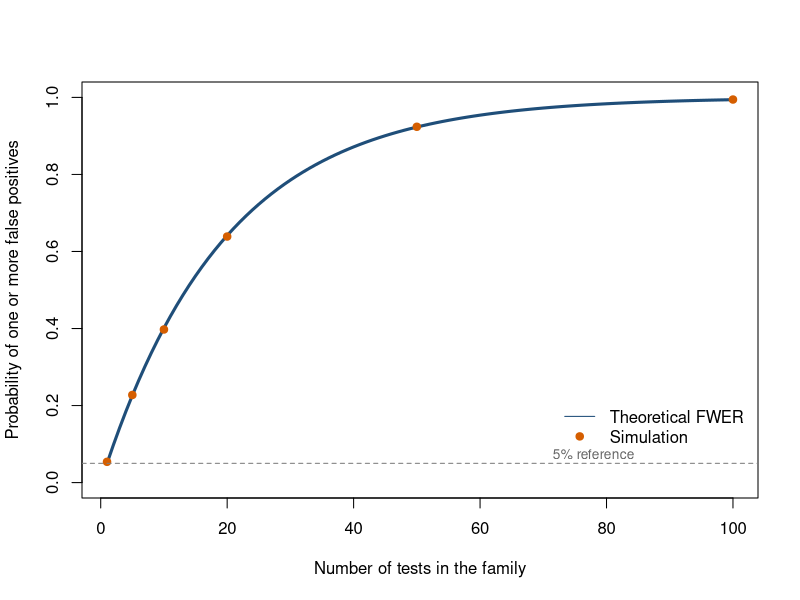

Generate this figure with R:
## ---- chunk 1
#| label: setup
#| include: false
knitr::opts_chunk$set(
  echo = TRUE,
  message = FALSE,
  warning = FALSE,
  fig.align = "center",
  fig.width = 7,
  fig.height = 4.5
)
## ---- chunk 2
#| label: fig-fwer-growth
#| fig-cap: "The probability of at least one false positive grows rapidly as more independent true null hypotheses are tested at alpha = .05. Simulated points sit on the theoretical curve."
#| fig-alt: "Line graph with the number of tests in the family from 1 to 100 on the x axis and the probability of one or more false positives from 0 to 1 on the y axis. A dark blue curve starts at 0.05 for a single test, climbs steeply to about 0.40 by 10 tests and about 0.64 by 20, then flattens as it approaches 1, reaching about 0.92 at 50 tests and nearly 1 at 100. Six orange simulated points at 1, 5, 10, 20, 50 and 100 tests sit directly on the curve. A dashed grey horizontal line near the bottom marks the 5 percent reference level, which the curve leaves immediately."
set.seed(343)

alpha <- .05
m_grid <- 1:100
theoretical_fwer <- 1 - (1 - alpha)^m_grid

simulated_at <- c(1, 5, 10, 20, 50, 100)
simulated_fwer <- vapply(simulated_at, function(m) {
  p_values <- matrix(runif(20000 * m), ncol = m)
  mean(rowSums(p_values <= alpha) > 0)
}, numeric(1))

plot(
  m_grid, theoretical_fwer,
  type = "l", lwd = 3, col = "#1F4E79",
  ylim = c(0, 1),
  xlab = "Number of tests in the family",
  ylab = "Probability of one or more false positives"
)
points(simulated_at, simulated_fwer, pch = 19, col = "#D55E00")
abline(h = .05, lty = 2, col = "gray50")
legend(
  "bottomright",
  inset = c(.01, .10),
  legend = c("Theoretical FWER", "Simulation"),
  col = c("#1F4E79", "#D55E00"),
  lty = c(1, NA), pch = c(NA, 19), bty = "n"
)
text(78, .075, "5% reference", col = "gray40", cex = .82)
## ---- chunk 3
raw_p <- c(.001, .012, .021, .046, .210, .730)

data.frame(
  test = paste("Hypothesis", 1:length(raw_p)),
  raw = raw_p,
  bonferroni = p.adjust(raw_p, method = "bonferroni"),
  holm = p.adjust(raw_p, method = "holm")
)
## ---- chunk 4
data.frame(
  test = paste("Hypothesis", 1:length(raw_p)),
  raw = raw_p,
  holm_fwer = p.adjust(raw_p, method = "holm"),
  bh_fdr = p.adjust(raw_p, method = "BH")
)
## ---- chunk 5
#| label: dead-brain
set.seed(343)

n_voxels <- 10000
dead_brain <- runif(n_voxels)   # nothing is happening anywhere, by construction

DeadCounts <- c(
  uncorrected.p05  = sum(dead_brain < .05),
  uncorrected.p001 = sum(dead_brain < .001),
  BH_FDR           = sum(p.adjust(dead_brain, "BH") < .05),
  Holm             = sum(p.adjust(dead_brain, "holm") < .05)
)

DeadCounts
## ---- chunk 6
#| label: dead-brain-repeated
set.seed(343)

any_discovery <- replicate(2000, {
  any(p.adjust(runif(n_voxels), "BH") < .05)
})

CryWolfRate <- mean(any_discovery)

CryWolfRate
## ---- chunk 7
#| label: live-brain
set.seed(343)

z <- rnorm(n_voxels)
z[1:200] <- z[1:200] + 4          # 200 real effects, 9,800 true nulls
live_brain <- 2 * pnorm(-abs(z))

Real  <- 1:200
Noise <- 201:n_voxels

CountUp <- function(adjusted) {
  c(found = sum(adjusted < .05),
    real  = sum(adjusted[Real] < .05),
    false = sum(adjusted[Noise] < .05))
}

BrainTable <- rbind(
  Uncorrected = CountUp(live_brain),
  BH_FDR      = CountUp(p.adjust(live_brain, "BH")),
  Holm        = CountUp(p.adjust(live_brain, "holm"))
)

BrainTable
## ---- chunk 8
#| label: multiple-testing-simulation
set.seed(343)

n_families <- 5000
n_tests <- 20
n_real <- 5

z_values <- matrix(rnorm(n_families * n_tests), nrow = n_families)
z_values[, 1:n_real] <- z_values[, 1:n_real] + 2.5
p_matrix <- 2 * pnorm(-abs(z_values))

adjust_rows <- function(method) {
  t(apply(p_matrix, 1, function(p) p.adjust(p, method = method) <= .05))
}

rejections <- list(
  Unadjusted = p_matrix <= .05,
  Bonferroni = adjust_rows("bonferroni"),
  Holm = adjust_rows("holm"),
  BH_FDR = adjust_rows("BH")
)

summarize_method <- function(reject) {
  true_discoveries <- rowSums(reject[, 1:n_real, drop = FALSE])
  false_discoveries <- rowSums(reject[, (n_real + 1):n_tests, drop = FALSE])
  total_discoveries <- true_discoveries + false_discoveries
  false_discovery_proportion <- ifelse(
    total_discoveries == 0,
    0,
    false_discoveries / total_discoveries
  )

  c(
    average_true_discoveries = mean(true_discoveries),
    probability_any_false_positive = mean(false_discoveries > 0),
    average_false_discovery_proportion = mean(false_discovery_proportion)
  )
}

round(t(vapply(rejections, summarize_method, numeric(3))), 3)
## ---- chunk 9
#| label: regression-family
set.seed(343)

n_people <- 100
kitchen_sink <- as.data.frame(matrix(rnorm(n_people * 12), nrow = n_people))
names(kitchen_sink) <- paste0("V", 1:12)

# Only V1 and V2 are real. V3 through V12 are noise.
kitchen_sink$Focus <-
  0.45 * kitchen_sink$V1 -
  0.38 * kitchen_sink$V2 +
  rnorm(n_people)

sink_model <- lm(Focus ~ ., data = kitchen_sink)

coefficient_p <- coef(summary(sink_model))[-1, "Pr(>|t|)"]

round(data.frame(
  raw  = coefficient_p,
  holm = p.adjust(coefficient_p, method = "holm"),
  BH   = p.adjust(coefficient_p, method = "BH")
), 4)
## ---- chunk 10
#| label: emmeans-family
library(emmeans)

set.seed(343)
n <- 20

drive_data <- data.frame(
  Condition = factor(
    rep(c("No Distraction", "Podcast", "Lecture", "Texting"), each = n),
    levels = c("No Distraction", "Podcast", "Lecture", "Texting")
  ),
  RT = c(
    rnorm(n, 0.70, 0.25),
    rnorm(n, 0.86, 0.25),
    rnorm(n, 0.92, 0.25),
    rnorm(n, 1.08, 0.25)
  )
)

drive_model <- lm(RT ~ Condition, data = drive_data)
anova(drive_model)
## ---- chunk 11
#| label: emmeans-default
drive_means <- emmeans(drive_model, ~ Condition)

pairs(drive_means)
## ---- chunk 12
#| label: emmeans-adjust-menu
pairs(drive_means, adjust = "none")

pairs(drive_means, adjust = "holm")
## ---- chunk 13
#| label: emmeans-comparison
adjust_column <- function(method) {
  as.data.frame(pairs(drive_means, adjust = method))$p.value
}

data.frame(
  contrast = as.data.frame(pairs(drive_means))$contrast,
  none     = round(adjust_column("none"), 4),
  tukey    = round(adjust_column("tukey"), 4),
  holm     = round(adjust_column("holm"), 4)
)
## ---- chunk 14
#| label: holm-is-bonferroni
SmallestOf <- function(method) {
  min(as.data.frame(pairs(drive_means, adjust = method))$p.value)
}

c(
  raw          = SmallestOf("none"),
  raw.times.6  = 6 * SmallestOf("none"),
  holm         = SmallestOf("holm"),
  bonferroni   = SmallestOf("bonferroni")
)
